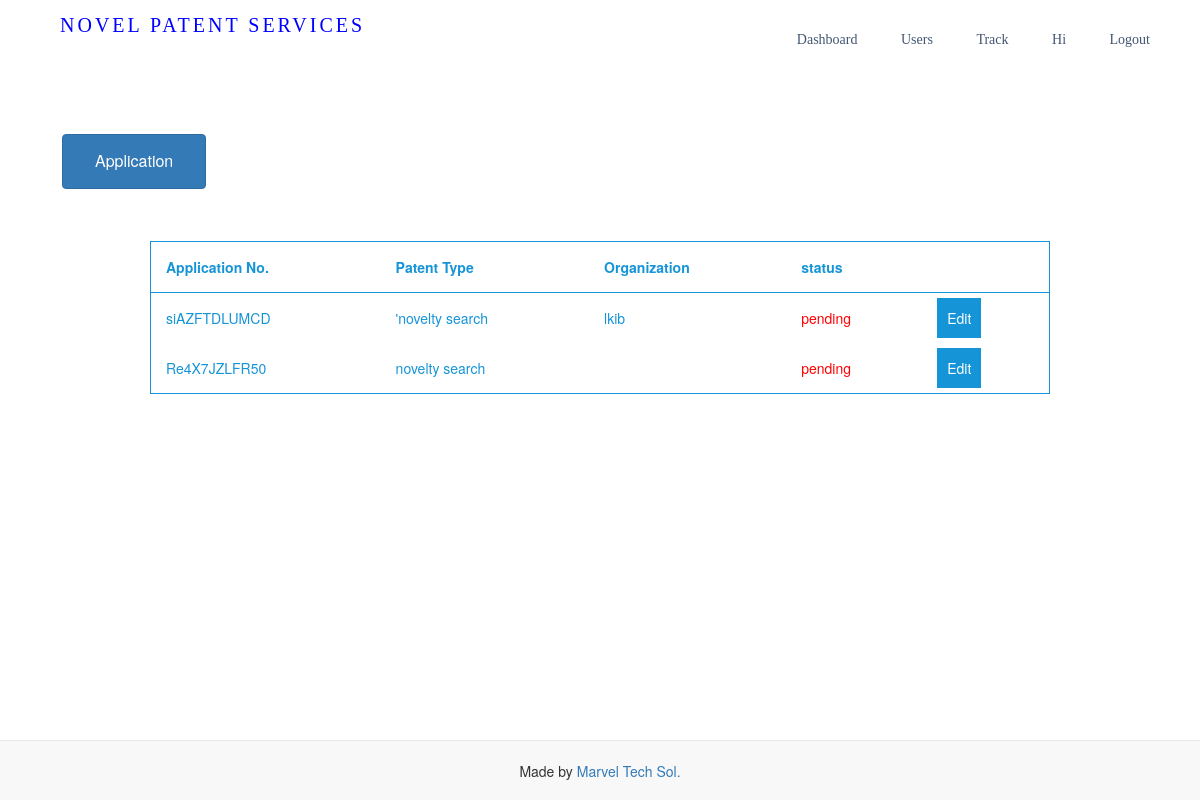
Page /adminpanel/ on the earlier database version.
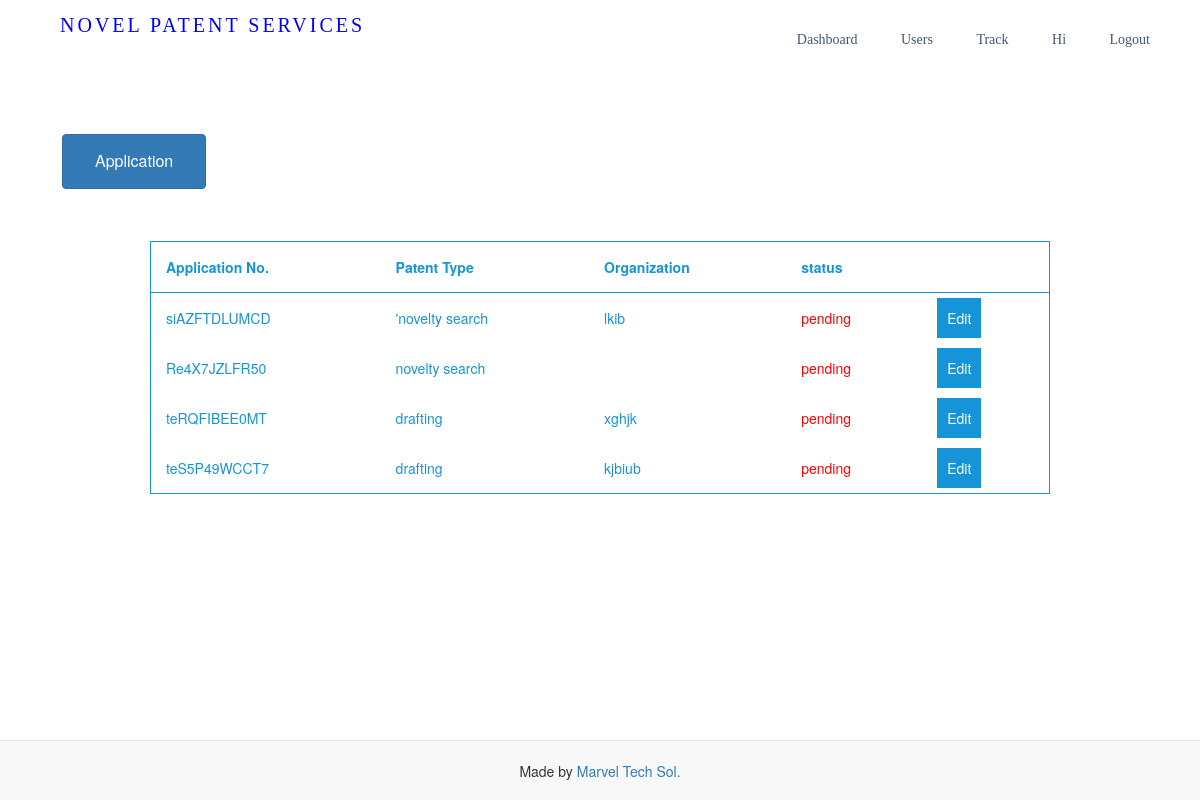
Same page on the later database version.
### Patent/models.py (models this page shows, shortened)
class Patentapplication(models.Model):
    uid = models.CharField(max_length=20)
    title = models.CharField(max_length=1000)
    organisation = models.CharField(max_length=100)
    modeofcontact = models.CharField(max_length=50)
    referedby = models.CharField(max_length=100)
    conntactnumber = models.CharField(max_length=10)
    emailid = models.EmailField(max_length=50)
    patenttype = models.CharField(max_length=30)
    status = models.BooleanField(default=False)

### adminpanel/views.py (the view)
# urls.py: path("", views.adminpanel, name='adminpanel'),
def adminpanel(r):
    patent = apps.get_model('Patent', 'Patentapplication')
    return render(r, "admin/admin.html", {'con': patent.objects.all()})

### templates/admin/admin.html (shortened to what this page needs)
<!DOCTYPE html>
<html lang="en">
<head>
    <link rel="stylesheet" href="https://maxcdn.bootstrapcdn.com/bootstrap/3.4.1/css/bootstrap.min.css">
</head>
{% include 'navigation/topnavbar.html' %}
<body>
    <div class="btn-group" style="margin-top:5%;margin-left:5%">
        <button type="button" style="padding:15px 32px;font-size: 16px;margin: 4px 2px;" class="btn btn-primary dropdown-toggle" data-toggle="dropdown" aria-haspopup="true" aria-expanded="false" >
          Application
        </button>
      </div>
    <div>
        <table align="center" style="margin-top:4%;">
            <tr >
              <th>Application No.</th>
              <th>Patent Type</th>
              <th>Organization</th>
              <th>status</th>
              <th></th>
</tr>
{% for i in con %}
            {% if not i.status %}
            <tr>
                <td>{{i.uid}}</td>
                <td>{{i.patenttype}}</td>
                <td>{{i.organisation}}</td>
                {% if i.status %}
                <td style="color:green">completed</td>
                {% else %}
                <td style="color:red">pending</td>
                {% endif %}
                <td><a type="button btn-primary" style="background-color: #1694d8;padding:10px;text-decoration:none ;color: white;border-color: #1694d8;" href="{% url 'editapplication' uid=i.uid  %}" >Edit</a></td>
              </tr>
            {% endif %}
            {% endfor %}
          </table>
          </div>
</body>
{% include 'navigation/footer.html' %}
</html>

### templates/navigation/topnavbar.html (shortened to what this page needs)
<link rel="stylesheet" href="https://cdnjs.cloudflare.com/ajax/libs/font-awesome/4.7.0/css/font-awesome.min.css">
    <nav>
<a class="heading" href="" style="color:blue;">Novel Patent Services</a>
        <ul class="hover-underline-animation">
            <li><a class="nav-link nav-link-fade-up" href='{% url "user/login" %}'>Dashboard</a></li>
            <li><a class="nav-link nav-link-fade-up" href="{% url 'user/displayuser' %}">Users</a></li>
            <li><a class="nav-link nav-link-fade-up" href="{% url 'user/displayuser' %}">Track</a></li>
            <li><a class="nav-link nav-link-fade-up" href="" style="">Hi  </a></li>
            <li><a class="nav-link nav-link-fade-up" href="{% url 'user/logout' %}">Logout</a></li>
        </ul>
    </nav>
<br>

### templates/navigation/footer.html (shortened to what this page needs)
<footer>Made by <a href="http://www.marveltechsol.tech"> Marvel Tech Sol.</a></footer>

### templates/admin/admin.html (style rules this page uses)
table { width:75%; border: 1px solid #1694d8; color: #1694d8; }
th, td { padding: 15px; }
th { border-bottom: 1px solid #1694d8; text-align: left; }

### templates/navigation/topnavbar.html (style rules this page uses)
nav { margin:0; padding:0; font-family:verdana; width: 100%; height: 50px; background-color: transparent; background: transparent; border-color: transparent; line-height: 50px; }
nav ul { float: right; margin-right: 30px; }
.heading { margin-left:30px; padding:30px; margin-top:10px; color: Black; text-transform: uppercase; letter-spacing: 3px; text-decoration: none; font-size: 20px; }
nav ul li { list-style-type: none; display: inline-block; }
nav ul li a { text-decoration: none; color: black; padding: 30px; }
.nav-link { text-decoration: none; color: #031D44; padding: 15px 0px; margin: 0px 20px; display: inline-block; position: relative; opacity: 0.75; }
.nav-link::before { transition: 300ms; height: 5px; content: ""; position: absolute; background-color: #031D44; }
.nav-link-fade-up::before { width: 100%; bottom: 5px; opacity: 0; }

### templates/navigation/footer.html (style rules this page uses)
footer { background-color: #F8F8F8; border-top: 1px solid #E7E7E7; text-align:center; padding:20px; position: absolute; left: 0; bottom: 0; height: 60px; width: 100%; }

Differences in the rows shown:
added Patentapplication: uid "teRQFIBEE0MT", patenttype "drafting", organisation "xghjk", status "pending"
added Patentapplication: uid "teS5P49WCCT7", patenttype "drafting", organisation "kjbiub", status "pending"
